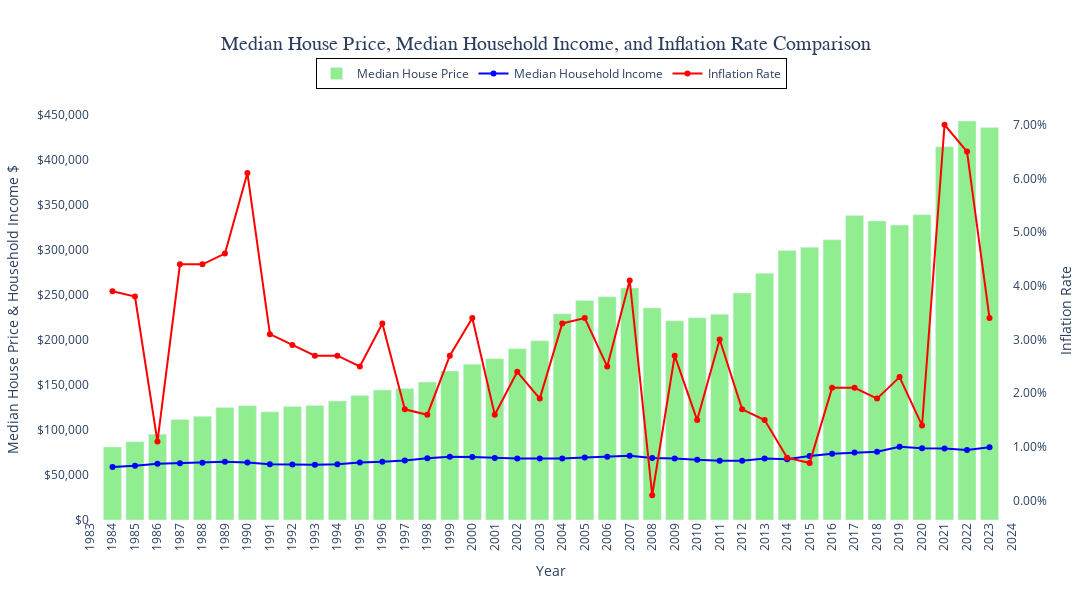

The notebook cell this image was saved under:
### Markdown cell above
### **Create the same graph as above, but include a line for the Inflation Rate**

### Code cell
# Create the bar chart for Median House Price
bar_chart = go.Bar(x = combined_data_df["Year"],     # x-axis
                   y = combined_data_df["Median House Price"],     # y-axis
                   name = "Median House Price",     # bar_chart legend title
                   marker = dict(color = "lightgreen")     # Changes the color of the bars
                   )

# Create the line chart for Median Household Income
income_line_chart = go.Scatter(x = combined_data_df["Year"],     # x-axis
                               y = combined_data_df["Median Household Income"],     # y-axis
                               name = "Median Household Income",     # line_chart legend title
                               mode = "lines+markers",     # Creates a line chart with markers at each data point
                               marker = dict(color = "blue"),     # Changes the color of the line
                               )

# Create the line chart for Inflation Rate
inflation_line_chart = go.Scatter(x = combined_data_df["Year"],     # x-axis
                                  y = combined_data_df["Inflation Rate"],     # y-axis
                                  name = "Inflation Rate",     # inflation line chart legend title
                                  mode = "lines+markers",     # Creates a line chart with markers at each data point
                                  marker = dict(color = "red"),     # Changes the color of the line
                                  yaxis = "y2"  # Use a secondary y-axis for inflation
                                  )

# Create the layout with a secondary y-axis for Inflation Rate
layout = go.Layout(title = "Median House Price, Median Household Income, and Inflation Rate Comparison",
                   xaxis = dict(title = "Year", 
                                tickangle = -90,     # Rotate tick labels to vertical
                                dtick = 1,     # Set the increment for x-axis ticks (1 year)
                                range = [1983, 2024]),     # Set the beginning and end values for the x-axis range
                   plot_bgcolor = "white",     # Set plot area background color
                   title_x = 0.5,    # Center the title
                   title_font = dict(size = 20, family = "Arial, bold"),     # Set the title font size and style
                   width = 1200,
                   height = 600,
                   yaxis = dict(title = "Median House Price & Household Income $", side = "left", tickformat = "$,.0f"),     # Format for y-axis
                   yaxis2 = dict(title = "Inflation Rate", overlaying = "y", side = "right", tickformat = ".2%"),  # Secondary y-axis for Inflation Rate
                   legend = dict(x = 0.5, y = 1.1,     # Position the legend
                                 xanchor = "center",     # Center the legend horizontally
                                 yanchor = "top",     # Anchor the legend to the bottom
                                 orientation = "h",     # Horizontal orientation
                                 bordercolor = "Black",     # Border color of the legend
                                 borderwidth = 1  # Border width of the legend
                                 )
                  )

# Create the figure with all three charts
combo_fig = go.Figure(data = [bar_chart, income_line_chart, inflation_line_chart], layout = layout)

# Show the figure
combo_fig.show()

### Figure 1 — Plotly figure (JSON) as saved in the notebook; plotly's stock layout.template omitted (floating-point values rounded to 4 significant figures)
{"data": [{"marker": {"color": "lightgreen"}, "name": "Median House Price", "type": "bar", "x": [1984, 1985, 1986, 1987, 1988, 1989, 1990, 1991, 1992, 1993, 1994, 1995, 1996, 1997, 1998, 1999, 2000, 2001, 2002, 2003, 2004, 2005, 2006, 2007, 2008, 2009, 2010, 2011, 2012, 2013, 2014, 2015, 2016, 2017, 2018, 2019, 2020, 2021, 2022, 2023], "y": [81000, 86800, 95000, 111500, 115000, 124800, 126800, 120000, 126000, 127000, 132000, 138000, 144100, 145800, 153000, 165300, 172900, 179000, 190100, 198800, 228800, 243600, 247700, 257400, 235300, 220900, 224300, 228100, 251700, 273600, 298900, 302500, 310900, 337900, 331800, 327100, 338600, 414000, 442600, 435400]}, {"marker": {"color": "blue"}, "mode": "lines+markers", "name": "Median Household Income", "type": "scatter", "x": [1984, 1985, 1986, 1987, 1988, 1989, 1990, 1991, 1992, 1993, 1994, 1995, 1996, 1997, 1998, 1999, 2000, 2001, 2002, 2003, 2004, 2005, 2006, 2007, 2008, 2009, 2010, 2011, 2012, 2013, 2014, 2015, 2016, 2017, 2018, 2019, 2020, 2021, 2022, 2023], "y": [58930, 60050, 62280, 63060, 63530, 64610, 63830, 61960, 61450, 61150, 61800, 63770, 64710, 66050, 68470, 70210, 70020, 68870, 68310, 68350, 68250, 69310, 70080, 71210, 68780, 68340, 66730, 65750, 65740, 68220, 67360, 71000, 73520, 74810, 75790, 81210, 79560, 79260, 77540, 80610]}, {"marker": {"color": "red"}, "mode": "lines+markers", "name": "Inflation Rate", "type": "scatter", "x": [1984, 1985, 1986, 1987, 1988, 1989, 1990, 1991, 1992, 1993, 1994, 1995, 1996, 1997, 1998, 1999, 2000, 2001, 2002, 2003, 2004, 2005, 2006, 2007, 2008, 2009, 2010, 2011, 2012, 2013, 2014, 2015, 2016, 2017, 2018, 2019, 2020, 2021, 2022, 2023], "y": [0.039, 0.038, 0.011, 0.044, 0.044, 0.046, 0.061, 0.031, 0.029, 0.027, 0.027, 0.025, 0.033, 0.017, 0.016, 0.027, 0.034, 0.016, 0.024, 0.019, 0.033, 0.034, 0.025, 0.041, 0.001, 0.027, 0.015, 0.03, 0.017, 0.015, 0.008, 0.007, 0.021, 0.021, 0.019, 0.023, 0.014, 0.07, 0.065, 0.034], "yaxis": "y2"}], "layout": {"height": 600, "legend": {"bordercolor": "Black", "borderwidth": 1, "orientation": "h", "x": 0.5, "xanchor": "center", "y": 1.1, "yanchor": "top"}, "plot_bgcolor": "white", "title": {"font": {"family": "Arial, bold", "size": 20}, "text": "Median House Price, Median Household Income, and Inflation Rate Comparison", "x": 0.5}, "width": 1200, "xaxis": {"dtick": 1, "range": [1983, 2024], "tickangle": -90, "title": {"text": "Year"}, "type": "linear"}, "yaxis": {"autorange": true, "range": [0, 465900.0], "side": "left", "tickformat": "$,.0f", "title": {"text": "Median House Price & Household Income $"}, "type": "linear"}, "yaxis2": {"autorange": true, "overlaying": "y", "range": [-0.003609, 0.07461], "side": "right", "tickformat": ".2%", "title": {"text": "Inflation Rate"}, "type": "linear"}}}
